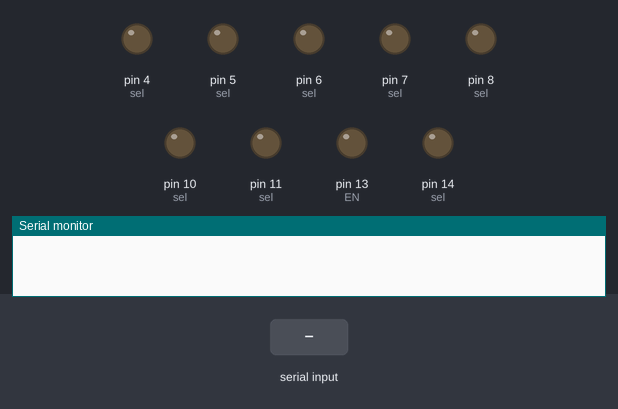
Bench run of a sketch on a simulated Arduino Uno, built with avr-gcc and run on an emulated ATmega328P. On the bench: output pins drawn as LEDs (lit = HIGH), the last lines printed to the serial monitor. The test bench sets the inputs (shaded band).

Above: at 1.2 s.
1.3 s: byte 30 received over Serial
At 1.8 s:
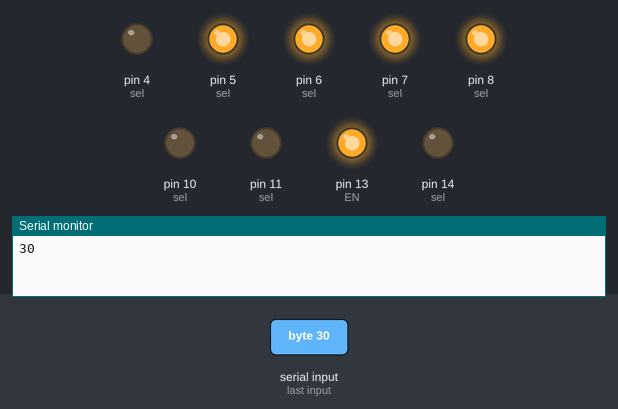
2.8 s: byte 90 received over Serial
At 4.0 s:
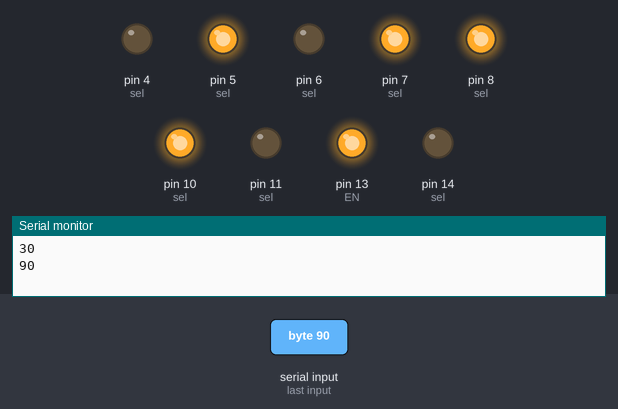
4.3 s: byte 120 received over Serial
At 5.3 s:
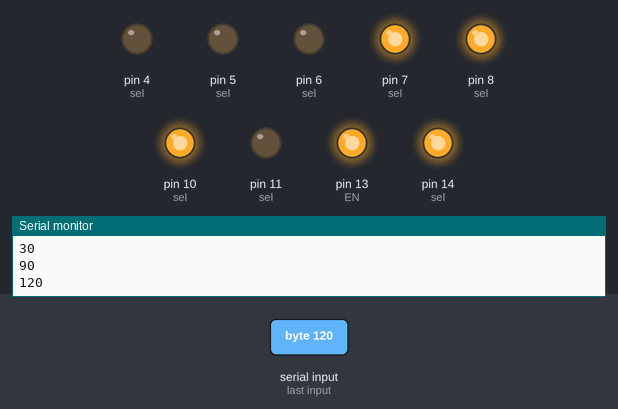
Timing chart, 0 to 7.3 s (numbered marks = the images above; inputs shaded):
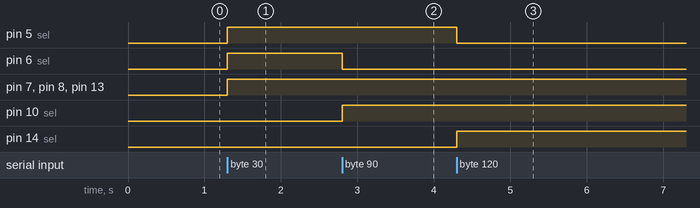

The sketch:

main.ino
```cpp
#include <stdint.h>

#define SEL0 4 // all of the select pins for choosing a channel
#define SEL1 5
#define SEL2 6
#define SEL3 7
#define SEL4 8
#define SEL5 14
#define SEL6 10
#define SEL7 11

#define EN 13 // enable pin

const uint8_t sel[] = { SEL0, SEL1, SEL2, SEL3, SEL4, SEL5, SEL6, SEL7 }; // all of the selct pins

void set_channel(const uint8_t channel);

void setup() {

  Serial.begin(115200); // begin the serial port and
  Serial.setTimeout(1);

  for (uint8_t i = 0; i < sizeof(sel); i++) // configure all of the select pins as outputs
    pinMode(sel[i], OUTPUT);

  pinMode(EN, OUTPUT); // enable is an output

  digitalWrite(EN, LOW); // disable the device by default

}

void loop() {

  while(!Serial.available()); // wait for the host to send something over the serial port

  int value = Serial.read(); // get the value the host sent

  Serial.println(value); // print the value over the serial port

  set_channel(value); // set the cooresponding channel
  digitalWrite(EN, HIGH); // enable the chip


}

void set_channel(const uint8_t channel) {

  for (uint8_t i = 0; i < sizeof(sel); i++)
    digitalWrite(sel[i], channel & (1 << i)); // set the channel bit by bit

}
```

Measured:
- after the input at 1.3 s, pin 5 (sel), pin 6 (sel), pin 7 (sel), pin 8 (sel), pin 13 (EN): LOW → HIGH at once
- after the input at 2.8 s, pin 6 (sel): HIGH → LOW at once; pin 10 (sel): LOW → HIGH at once
- after the input at 4.3 s, pin 5 (sel): HIGH → LOW at once; pin 14 (sel): LOW → HIGH at once
